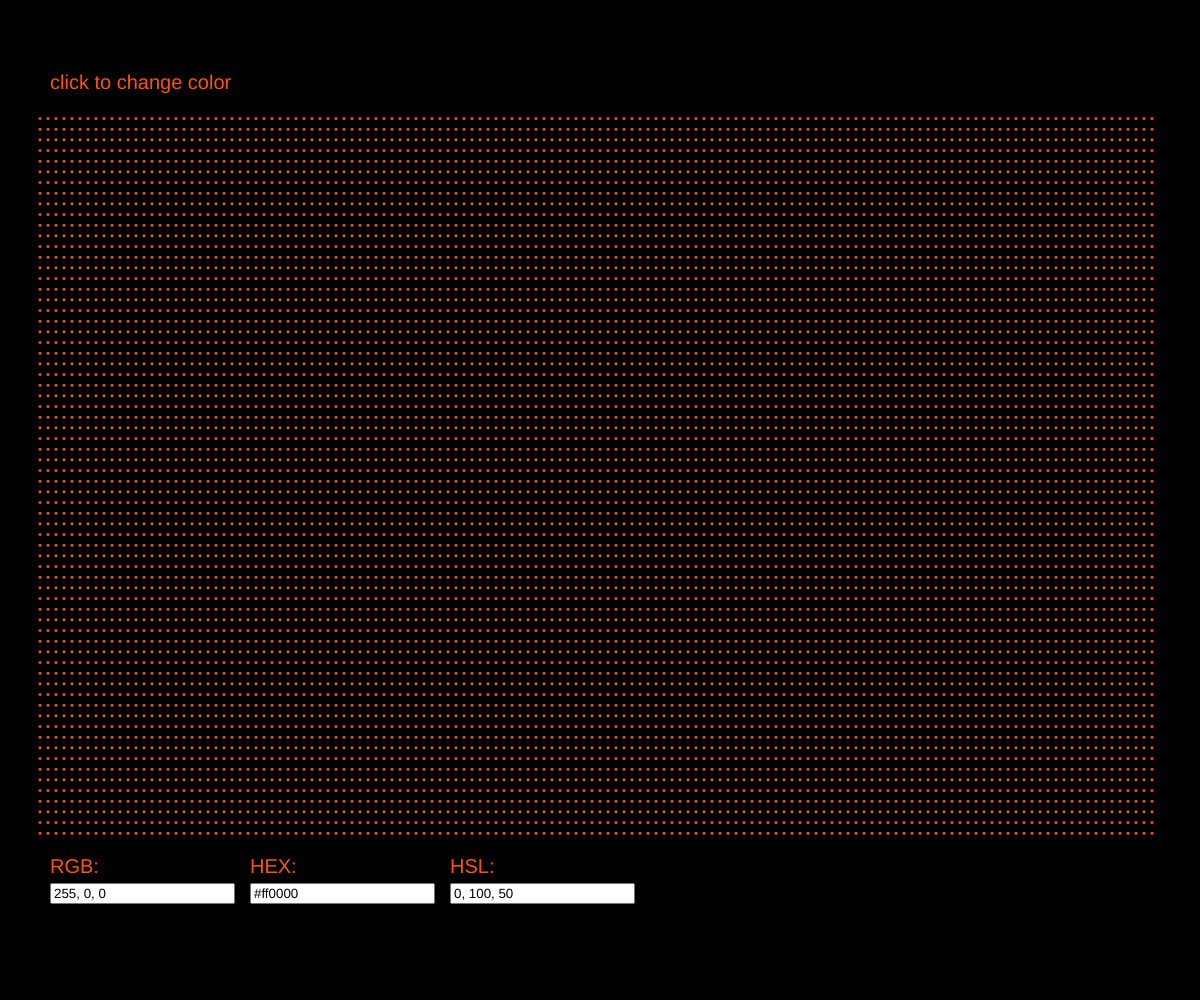
Frame 1 (no input)
Frame 60 (no input): identical to frame 1, image omitted
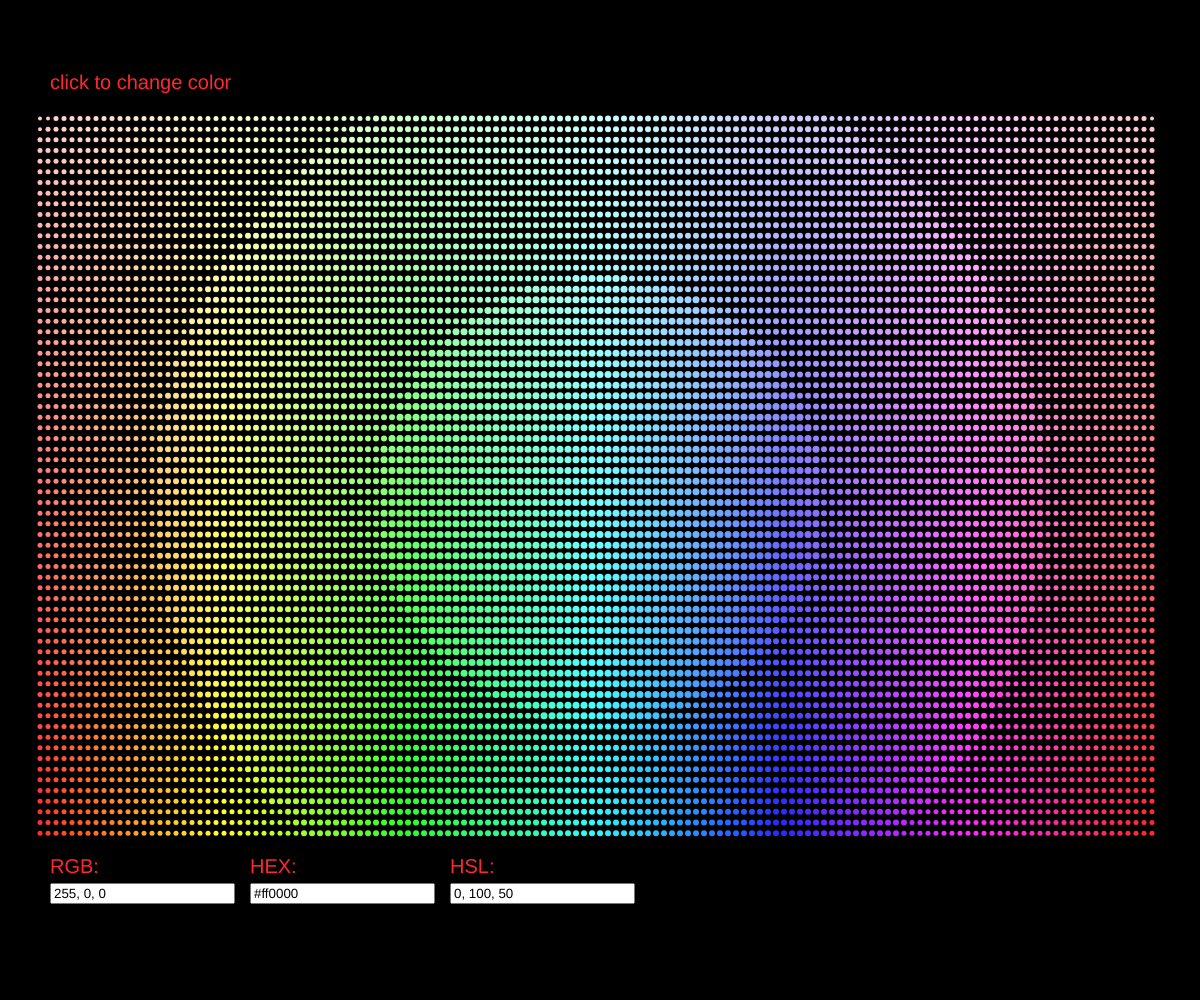
Frame 120 (the mouse pressed at the canvas centre since frame 60)

The p5.js sketch that drew these frames (run headless with seeded random() and noise() and a simulated clock; from frame 60 on, the mouse is pressed at the canvas centre):

// p5.js sketch
// ── sketch.js
const objects = [];
const size = 150;
let ballColor;
let currentHSB;
let rgbInput, hexInput, hslInput;

function setup() {
	createCanvas(window.innerWidth, window.innerHeight);
	colorMode(HSB, 360, 100, 100, 1);
	currentHSB = color(360, 100, 100);

	for (let x = 5; x < size - 5; x++) {
		for (let y = height / 90; y < size / 1.9; y++) {
			objects.push(
				new MyObject((width / size) * x, y * (height / size + 4), size)
			);
		}
	}

	ballColor = color(20, 80, 100);

	// create input fields
	rgbInput = createInput();
	rgbInput.position(50, objects[objects.length - 1].myY + 50);

	hexInput = createInput();
	hexInput.position(250, objects[objects.length - 1].myY + 50);

	hslInput = createInput();
	hslInput.position(450, objects[objects.length - 1].myY + 50);

	// set input fields to readonly
	rgbInput.attribute("readonly", "");
	hexInput.attribute("readonly", "");
	hslInput.attribute("readonly", "");
}

function draw() {
	background(0);
	objects.forEach((object) => {
		object.display(mouseInCanvas());
	});

	printText();
}

function mouseInCanvas() {
	return mouseX > 0 && mouseX < width && mouseY > 0 && mouseY < height;
}

function mousePressed() {
	for (let i = 0; i < objects.length; i++) {
		const object = objects[i];
		object.setColor(
			color(
				int(map(i, 0, objects.length, 0, 360)),
				int(map(object.myY, 0, height, 10, 100)),
				100
			)
		);
	}
}

function mouseReleased() {
	for (let i = 0; i < objects.length; i++) {
		const object = objects[i];
		currentHSB = color(
			int(map(mouseX, 0, width, 0, 360)),
			int(map(mouseY, 0, height, 10, 100)),
			100
		);
		object.setColor(currentHSB);
	}
}

function printText() {
	const printedColor = currentHSB
		.toString()
		.replace("rgba(", "")
		.replace(",1)", "")
		.split(",");

	textSize(20);
	text("click to change color", 50, objects[1].myY - 40);

	// set text of input fields
	rgbInput.value(printedColor.join(", "));
	hexInput.value(rgbToHex(printedColor[0], printedColor[1], printedColor[2]));
	hslInput.value(
		rgbToHsl(printedColor[0], printedColor[1], printedColor[2]).join(", ")
	);

	text("RGB:", 50, objects[objects.length - 1].myY + 40);
	text("HEX:", 250, objects[objects.length - 1].myY + 40);
	text("HSL:", 450, objects[objects.length - 1].myY + 40);
}

// Convert RGB color values to a hexadecimal color code.
const rgbToHex = (r, g, b) => {
	return "#" + ((1 << 24) | (r << 16) | (g << 8) | b).toString(16).slice(1);
};

// Convert RGB color values to HSL color values.
const rgbToHsl = (r, g, b) => {
	// Convert RGB values from 0-255 to 0-1.
	r /= 255;
	g /= 255;
	b /= 255;

	const max = Math.max(r, g, b);
	const min = Math.min(r, g, b);
	const l = (max + min) / 2;

	if (max === min) {
		// Grayscale.
		return [0, 0, Math.round(l * 100)];
	} else {
		const d = max - min;
		const s = l > 0.5 ? d / (2 - max - min) : d / (max + min);
		let h;
		switch (max) {
			case r:
				h = ((g - b) / d + (g < b ? 6 : 0)) / 6;
				break;
			case g:
				h = ((b - r) / d + 2) / 6;
				break;
			case b:
				h = ((r - g) / d + 4) / 6;
				break;
		}
		return [Math.round(h * 360), Math.round(s * 100), Math.round(l * 100)];
	}
};

// ── objects.js
/*
franklin hernandez-castro
www.skizata.com
TEC costa rica, hfg schw. gmuend
2022
*/

class MyObject {
    constructor (_x, _y,size){
        this.size = {min: 1, max:width/size }
        this.brightness = {min: 0, max: 100}
        this.myX = _x;
        this.myY = _y;
        this.mySize = 3;
        this.myBrightness = 100;
        this.myColor = color(20, 100, 100);
    }


    display (mouseInCanvas) {
        fill(this.myColor);
        noStroke();
        ellipse (this.myX, this.myY, this.mySize, this.mySize);
        if(mouseInCanvas){
            let distance = this.calcualteMouseDistance();
            this.mySize = parseInt(map(distance,  dist(0, 0, width, height),0, this.size.min, this.size.max));
            this.myBrightness = parseInt(map(distance, dist(0, 0, width, height),0, this.brightness.min, this.brightness.max));
            // console.log(this.myBrightness);
        }
        
    }
    
    setColor(newColor){
        this.myColor = color(hue(newColor), saturation(newColor), this.myBrightness);
        console.log(this.myColor);   
    }
    
    calcualteMouseDistance () {
        let distance = dist(mouseX, mouseY, this.myX, this.myY);
        return(distance);
    }

}
// ── style.css
input {
	background-color: black;
	color: white;
}
